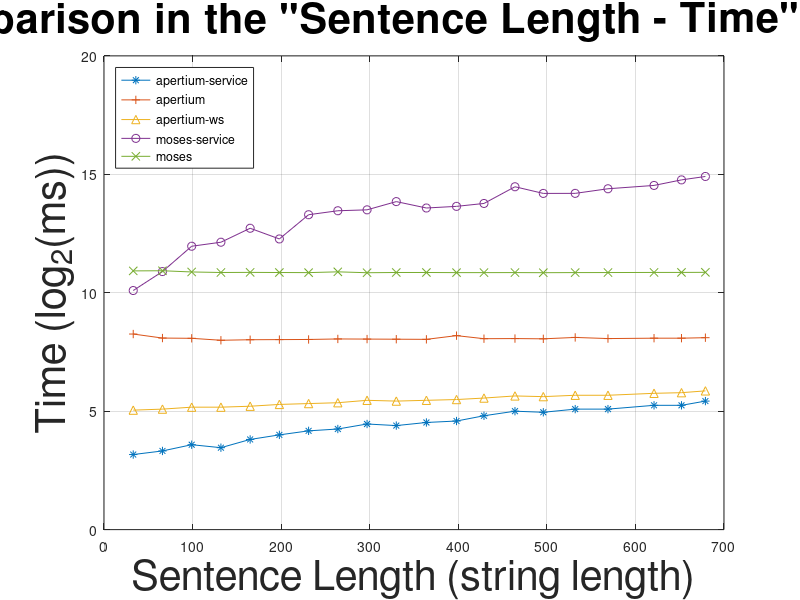

MATLAB code to generate this figure: (Note: this script raises an error after producing the figure.)
as = [9 10 12 11 14 16 18 19 22 21 23 24 28 32 31 34 34 38 38 43];
a = [306 272 270 255 259 260 261 265 264 263 262 292 267 268 266 277 268 271 271 275];
aws = [33 34 36 36 37 39 40 41 44 43 44 45 47 50 49 51 51 54 55 58];

ms = [1093 1904 3996 4493 6761 4945 10048 11285 11591 14751 12230 12833 13971 22779 18743 18771 21482 23678 27850 30773];
m = [1942 1950 1882 1853 1859 1852 1846 1889 1840 1853 1853 1846 1846 1848 1842 1848 1850 1856 1857 1862];

x = [33 66 99 132 165 198 231 264 297 330 364 398 429 464 496 532 569 621 652 679];

plot(x, log2(as), "-*;apertium-service;", 
	x, log2(a), "-+;apertium;",
	x, log2(aws), "-^;apertium-ws;",
	x, log2(ms), "-o;moses-service;",
	x, log2(m), "-x;moses;");

title ('Comparison in the "Sentence Length - Time" space', "fontsize", 30);
xlabel ("Sentence Length (string length)", "fontsize", 30);
ylabel ("Time (log_{2}(ms))", "fontsize", 30);
legend ("location", "northwest");
legend ("boxon");
grid ("on");
ylim ([0, 20]);

print comp.png -dpng -mono -solid -F:30;

replot;

myplotap2
